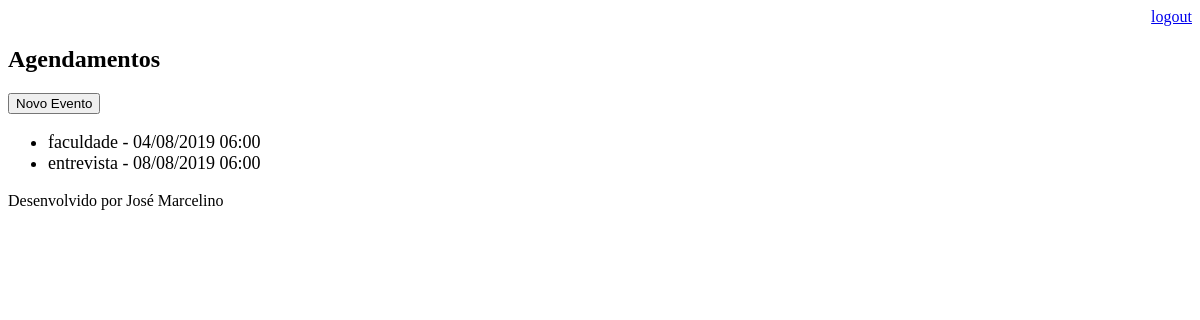
Before: /agenda/ (signed in) with the older database file.
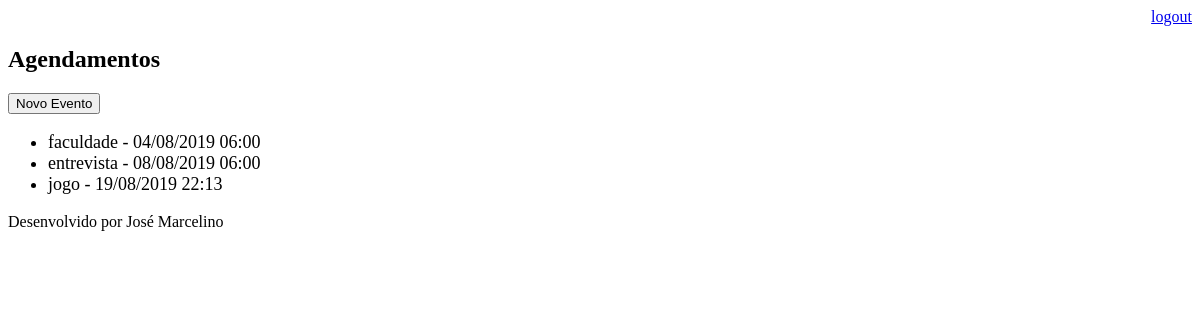
After: the same page with the newer database file.
### core/models.py (models this page shows)
class Evento(models.Model):
    titulo = models.CharField(max_length=100)
    decricao = models.TextField(blank=True, null=True)
    data_evento = models.DateTimeField(verbose_name= 'data do evento')
    data_criacao = models.DateTimeField(auto_now=True)
    usuario = models.ForeignKey(User, on_delete=models.CASCADE)
    class Meta:
        def __str__(self):
            return self.titulo
    def get_data_evento(self):
        return self.data_evento.strftime('%d/%m/%Y %H:%M')

### core/views.py (the view)
# urls.py: path('agenda/', views.lista_eventos),
@login_required(login_url='/login/')
def lista_eventos(request):
    usuario = request.user
    evento = Evento.objects.filter(usuario=usuario)
    dados = {'eventos': evento}
    return render(request, 'agenda.html', dados)

### templates/agenda.html
{% extends "model-page.html" %}
{% block content %}
    <h2>Agendamentos</h2>
    <a href="evento/">
        <button type="button">Novo Evento</button>
    </a>
    <ul style="font-size: 18px">
        {% for evento in eventos %}
            <li> {{ evento.titulo }} - {{ evento.get_data_evento }} </li>
        {% endfor %}
    </ul>
{% endblock %}

Changed rows visible on the page:
added Evento: titulo "jogo", get_data_evento "19/08/2019 22:13"
